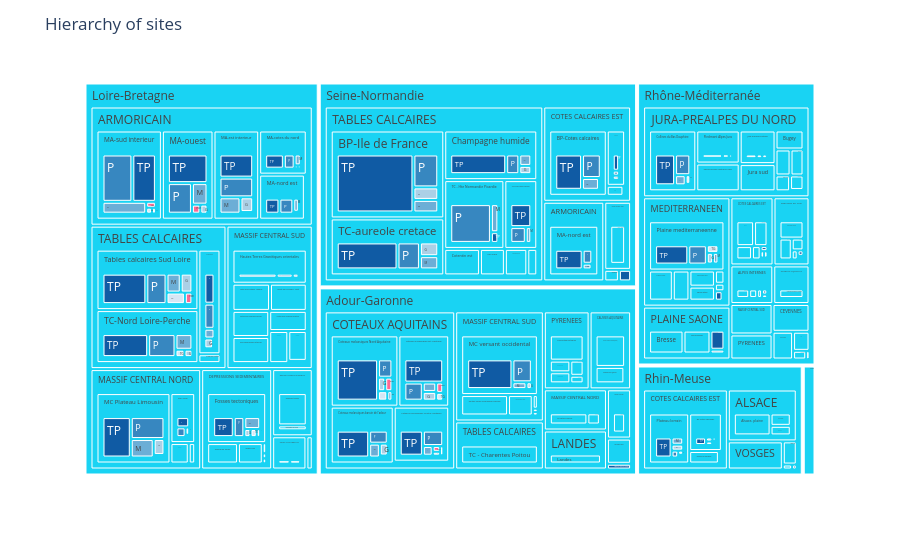

Notebook code for this chart:
### Code cell
import plotly.express as px
treedf = XY[['Watershed','HERlvl1Name','HERlvl2Name','Streamsize']].copy()
treedf['Streamsize'] = treedf['Streamsize'].astype(str)
fig = px.treemap(
    treedf, path=['Watershed','HERlvl1Name','HERlvl2Name','Streamsize'],
    color='Streamsize', color_discrete_map=stream_palette
)
fig.update_layout(title='Hierarchy of sites'); fig.show()

### Figure 1 — Plotly figure (JSON) as saved in the notebook; plotly's stock layout.template omitted (floating-point values rounded to 4 significant figures; data arrays with more than 128 entries replaced by an {"elided": "..."} marker saying what was removed)
{"data": [{"branchvalues": "total", "customdata": {"elided": "683x1 str values"}, "domain": {"x": [0, 1], "y": [0, 1]}, "hovertemplate": "labels=%{label}<br>count=%{value}<br>parent=%{parent}<br>id=%{id}<br>Streamsize=%{customdata[0]}<extra></extra>", "ids": {"elided": "683 str values"}, "labels": {"elided": "683 str values"}, "marker": {"colors": {"elided": "683 str values"}}, "name": "", "parents": {"elided": "683 str values"}, "type": "treemap", "values": {"elided": "683 int values"}}], "layout": {"legend": {"tracegroupgap": 0}, "margin": {"t": 60}, "title": {"text": "Hierarchy of sites"}}}
